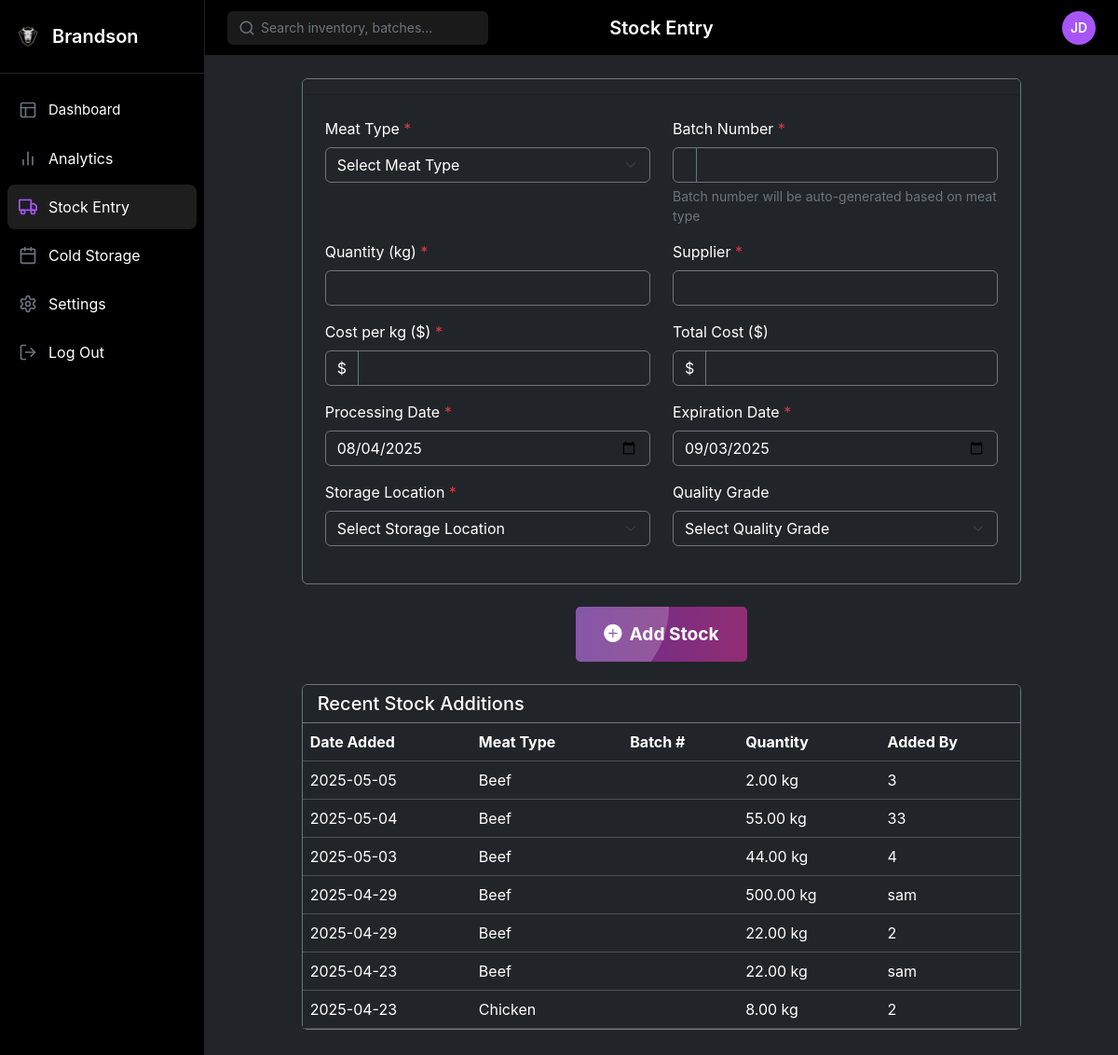
The app's page /p3/add_stock.php, older data.
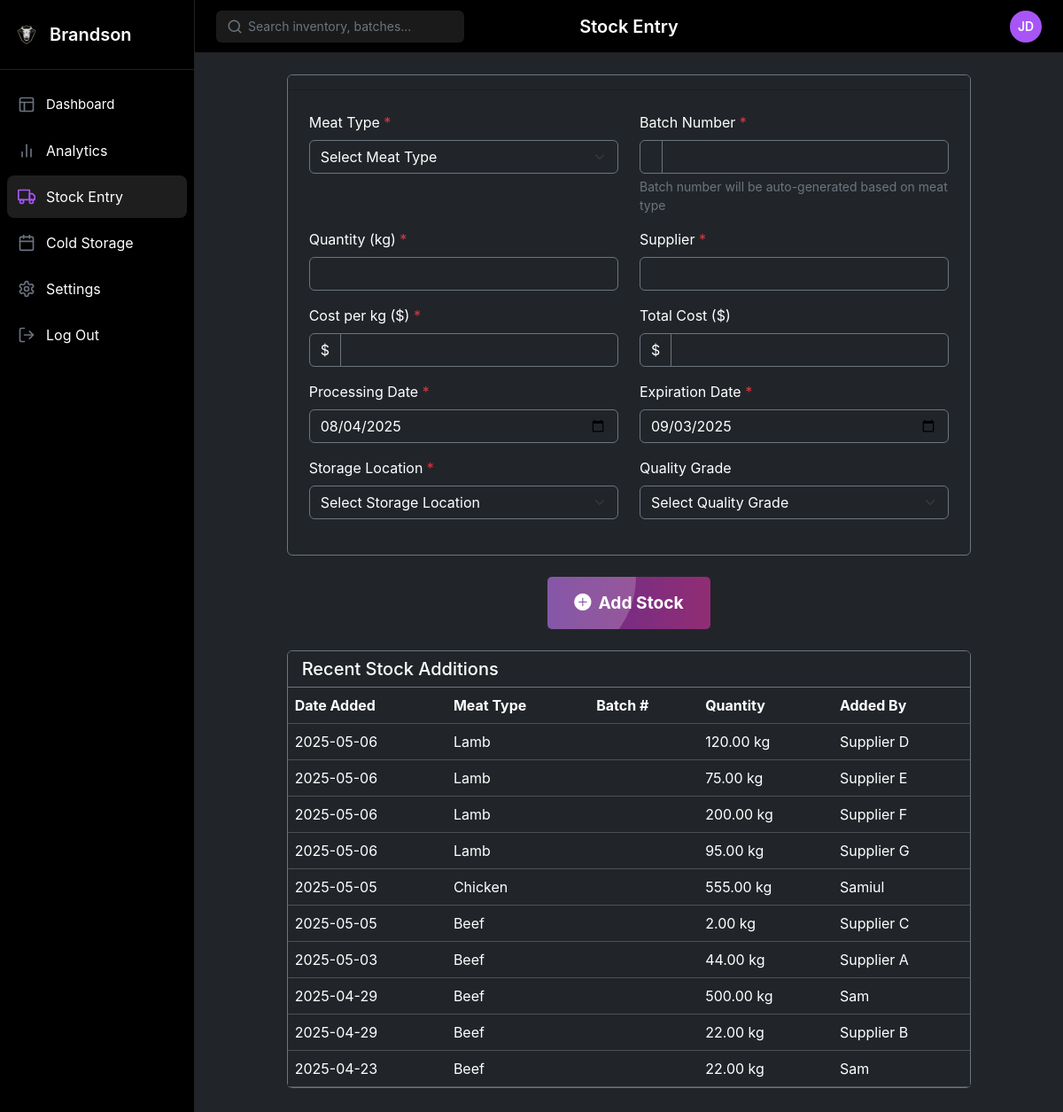
The same page, newer data.
### tables this page shows
CREATE TABLE `stockdata` (
  `batch_id` varchar(50) NOT NULL,
  `type` varchar(255) NOT NULL,
  `quantity` decimal(10,2) NOT NULL,
  `supplier` varchar(255) NOT NULL,
  `cost` decimal(10,2) NOT NULL,
  `processing_date` date NOT NULL,
  `expiration_Date` date NOT NULL,
  `location` varchar(255) NOT NULL,
  `date_added` timestamp NOT NULL DEFAULT current_timestamp(),
  `coldstorage_id` int(11) DEFAULT NULL,
  `farm_manager_id` int(11) DEFAULT NULL
);

### p3/add_stock.php (the view, shortened to what the changed rows need)
<!DOCTYPE html>
<html lang="en">
<head>
    <link href="https://cdn.jsdelivr.net/npm/bootstrap@5.3.2/dist/css/bootstrap.min.css" rel="stylesheet">
    <link rel="stylesheet" href="https://cdn.jsdelivr.net/npm/bootstrap-icons@1.11.1/font/bootstrap-icons.css">
    <link rel="stylesheet" href="css/styles3.css">
</head>
<body>
    <div class="app-container">
        <main class="main-content">
            <header class="header">
                <h1 class="page-title"> Stock Entry</h1>
            </header>
</head>
<body class="bg-dark text-light">
    <div class="container-fluid">
                <div class="container py-4">
                    <div class="row justify-content-center">
                        <div class="col-lg-10">
<div class="card bg-dark border-secondary mb-5">
    <div class="card-body p-0">
        <div class="table-responsive">
            <table class="table table-dark table-hover mb-0">
                <thead>
                    <tr>
                        <th class="text-white">Date Added</th>
                        <th class="text-white">Meat Type</th>
                        <th class="text-white">Batch #</th>
                        <th class="text-white">Quantity</th>
                        <th class="text-white">Added By</th>
                    </tr>
                </thead>
                <tbody>
                    <?php
                    include 'includes/config.php';
                    $sql = "SELECT * FROM stockData ORDER BY processing_date DESC LIMIT 10";
                    $result = $conn->query($sql);
                    if ($result->num_rows > 0) {
                        while ($row = $result->fetch_assoc()) {
                            echo "<tr>
                                    <td class='text-white'>" . $row['processing_date'] . "</td>
                                    <td class='text-white'>" . $row['type'] . "</td>
                                    <td class='text-white'>" . $row['batch'] . "</td>
                                    <td class='text-white'>" . $row['quantity'] . " kg</td>
                                    <td class='text-white'>" . $row['supplier'] . "</td>
                                  </tr>";
                        }
                    } else {
                        echo "<tr><td colspan='5' class='text-center text-white'>No stock data available</td></tr>";
                    }
                    ?>
                </tbody>
            </table>
        </div>
    </div>
</div>
                        </div>
                    </div>
                </div>
            </div>
        </div>
</body>
</html>

Row changes from the older to the newer data that the page shows:
removed stockdata: processing_date "2025-05-04", type "Beef", quantity "55.00", supplier "33"
no longer on this page (row edited): stockdata: processing_date "2025-04-23", type "Chicken", quantity "8.00", supplier "2"
added stockdata: processing_date "2025-05-06", type "Lamb", quantity "120.00", supplier "Supplier D"
added stockdata: processing_date "2025-05-06", type "Lamb", quantity "75.00", supplier "Supplier E"
added stockdata: processing_date "2025-05-06", type "Lamb", quantity "200.00", supplier "Supplier F"
added stockdata: processing_date "2025-05-06", type "Lamb", quantity "95.00", supplier "Supplier G"
added stockdata: processing_date "2025-05-05", type "Chicken", quantity "555.00", supplier "Samiul"
changed stockdata: supplier "3" → "Supplier C"
changed stockdata: supplier "4" → "Supplier A"
changed stockdata (number 8 of 10 on the later page): supplier "sam" → "Sam"
changed stockdata: supplier "2" → "Supplier B"
changed stockdata (number 10 of 10 on the later page): supplier "sam" → "Sam"
